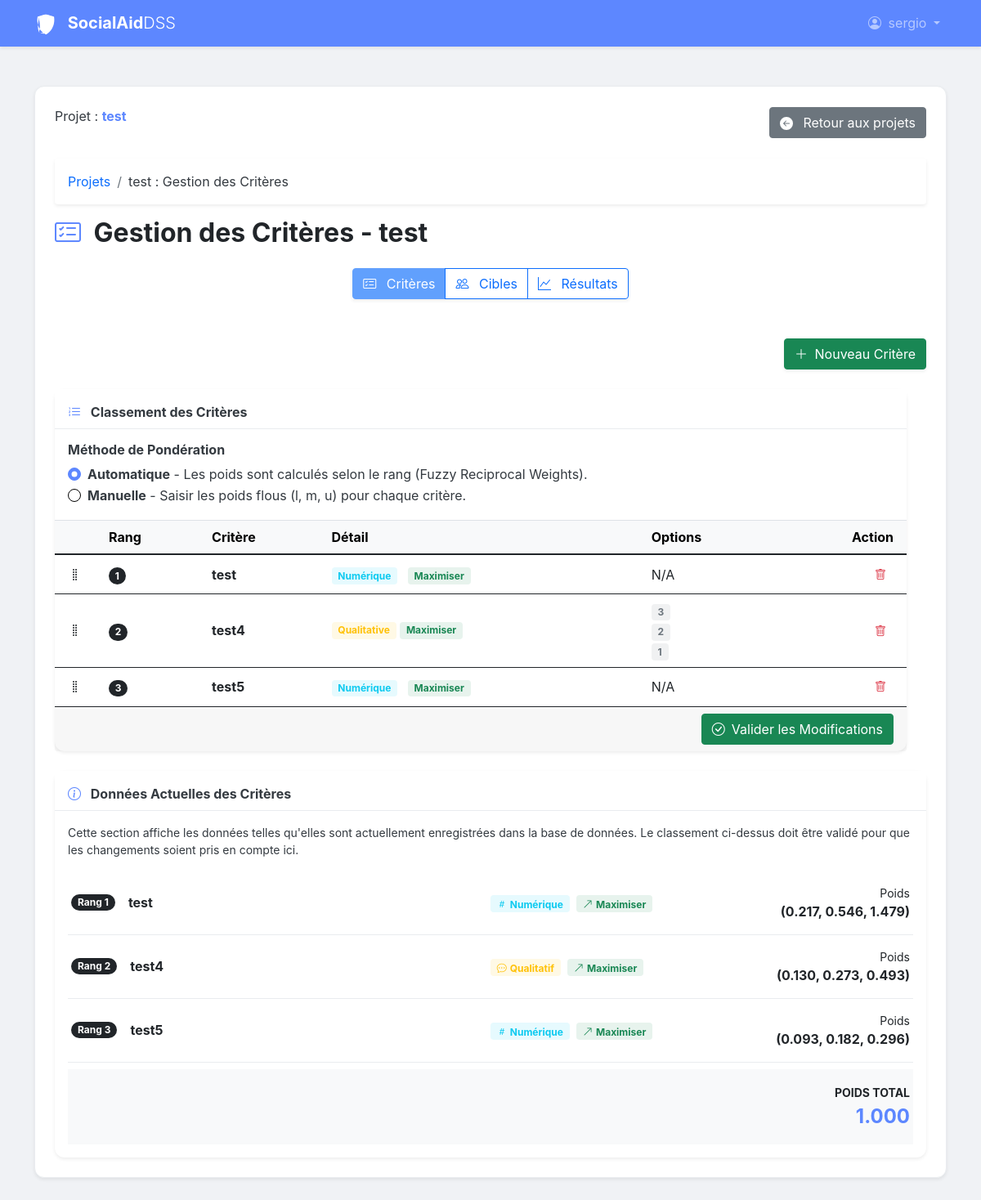
The app's page /vue/gestion_critere.php?project_id=6 (signed in), older data.
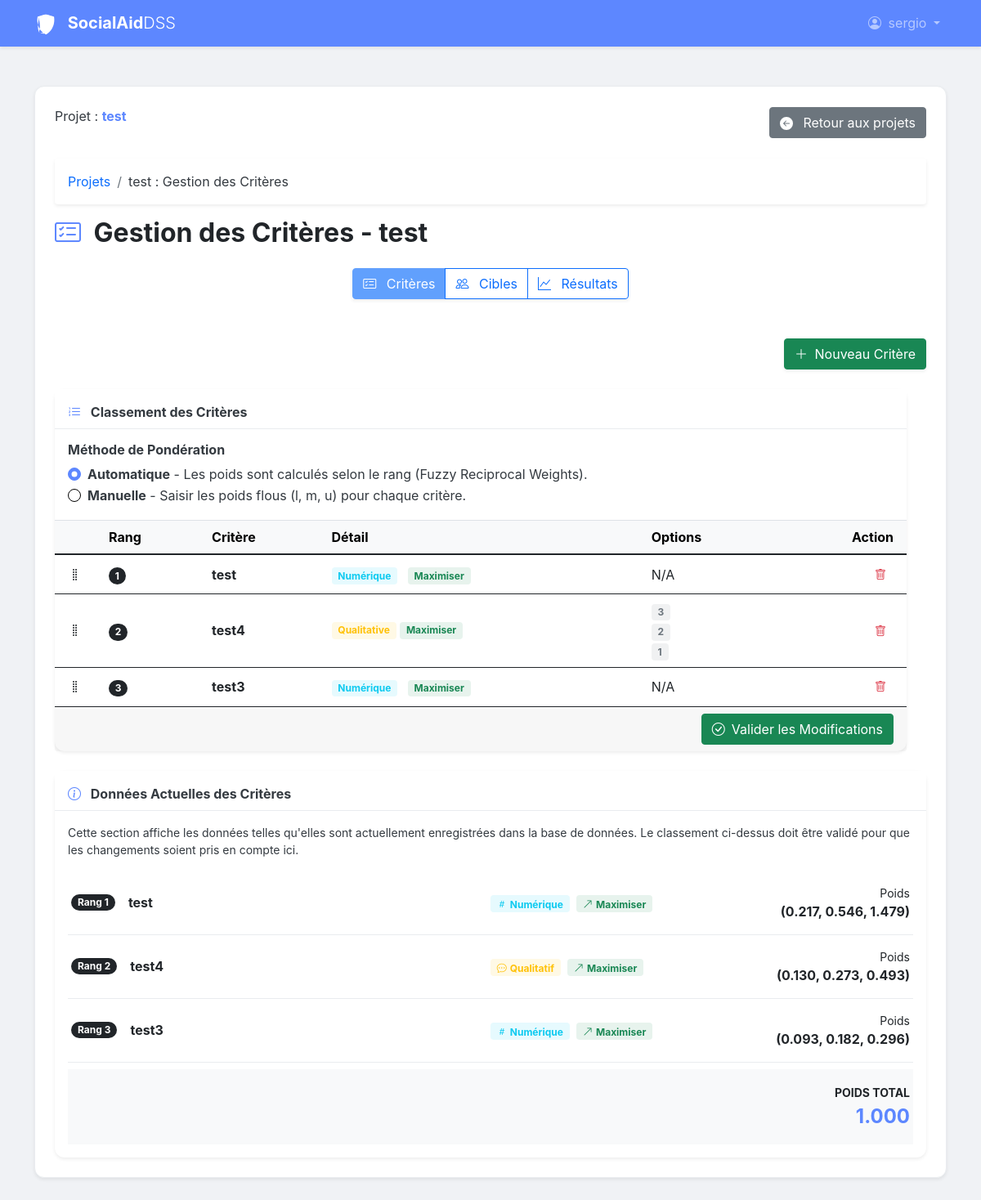
The same page, newer data.
### tables this page shows
CREATE TABLE IF NOT EXISTS `critere` (
  `ID_CRITERE` int NOT NULL AUTO_INCREMENT,
  `ID_PROJET` int NOT NULL,
  `NOM_CRITERE` char(32) DEFAULT NULL,
  `TYPE_CRITERE` char(32) DEFAULT NULL,
  `RANG` int DEFAULT NULL,
  `OBJECTIF` varchar(3) NOT NULL,
  `poids_l` decimal(10,4) NOT NULL DEFAULT '0.0000' COMMENT 'Borne inférieure du poids flou',
  `poids_m` decimal(10,4) NOT NULL DEFAULT '0.0000' COMMENT 'Valeur modale (milieu) du poids flou',
  `poids_u` decimal(10,4) NOT NULL DEFAULT '0.0000' COMMENT 'Borne supérieure du poids flou',
  PRIMARY KEY (`ID_CRITERE`),
  KEY `critere_ibfk_1` (`ID_PROJET`)
);

CREATE TABLE IF NOT EXISTS `valeurqualitative` (
  `ID_VALQUAL` int NOT NULL AUTO_INCREMENT,
  `ID_CRITERE` int NOT NULL,
  `LIBELLE` varchar(128) DEFAULT NULL,
  `RANG` int DEFAULT NULL,
  PRIMARY KEY (`ID_VALQUAL`),
  KEY `I_FK_VALEURQUALITATIVE_CRITERE` (`ID_CRITERE`)
);

### model/projet.model.php (called while the page is built, shortened)
<?php
function getProjectDetails(int $projectId) {
    $pdo = dbConnect();
    $sql = "SELECT ID_PROJET, NOM_PROJET, DESCRIPTION_PROJET, methode_poids FROM projet WHERE ID_PROJET = ?";
    $stmt = $pdo->prepare($sql);
    $stmt->execute([$projectId]);
    return $stmt->fetch();
}

### model/getCritere.php (called while the page is built)
<?php
function getCriteriaForProject(int $projectId): array {
    $pdo = dbConnect();
    $sql = "SELECT c.ID_CRITERE, c.NOM_CRITERE, c.TYPE_CRITERE, c.RANG, c.poids_l, c.poids_m, c.poids_u, c.OBJECTIF FROM critere c
            WHERE c.ID_PROJET = ? ORDER BY c.RANG ASC, c.ID_CRITERE ASC";
    $stmt = $pdo->prepare($sql);
    $stmt->execute([$projectId]);
    $criteria = $stmt->fetchAll();
    foreach ($criteria as $key => $criterion) {
        if ($criterion['TYPE_CRITERE'] === 'qualitative') {
            $criteria[$key]['options'] = getQualitativeValuesForCriterion($criterion['ID_CRITERE']);
        }
    }
    return $criteria;
}
function getQualitativeValuesForCriterion(int $criterionId): array {
    $pdo = dbConnect();
    $stmt = $pdo->prepare("SELECT ID_VALQUAL, LIBELLE, RANG FROM valeurqualitative WHERE ID_CRITERE = ? ORDER BY RANG DESC");
    $stmt->execute([$criterionId]);
    return $stmt->fetchAll();
}

### vue/gestion_critere.php (the view, shortened to what the changed rows need)
<?php
$projectId = filter_input(INPUT_GET, 'project_id', FILTER_VALIDATE_INT);
$project = getProjectDetails($projectId);
$projectCriteria = getCriteriaForProject($projectId);
include 'header.php';
?>
<h2 class="fw-bold text-dark mb-4"><i class="bi bi-card-checklist text-primary me-2"></i> Gestion des Critères - <?= htmlspecialchars($project['NOM_PROJET']) ?></h2>
<div class="row">
    <div class="col-12">
        <div class="card shadow-sm border-0">
            <div class="card-body p-0">
                <form action="../actions/critere/save_criteria.php" method="POST">
                    <table class="table table-hover align-middle mb-0">
                        <thead class="table-light">
                            <tr>
                                <th style="width: 50px;"></th>
                                <th class="ps-3">Rang</th>
                                <th>Critère</th>
                                <th>Détail</th>
                                <th>Options</th>
                                <th class="text-end pe-3">Action</th>
                            </tr>
                        </thead>
                        <tbody id="criteria-list-body">
                            <?php foreach($projectCriteria as $index => $c): ?>
                            <tr data-id="<?= $c['ID_CRITERE'] ?>">
                                <td class="text-center"><i class="bi bi-grip-vertical drag-handle" style="cursor: move;"></i></td>
                                <td class="ps-3">
                                    <span class="badge bg-dark rounded-pill rank-display"><?= $c['RANG'] ?></span>
                                </td>
                                <td>
                                    <span class="fw-bold text-dark"><?= htmlspecialchars($c['NOM_CRITERE']) ?></span>
                                </td>
                                <td>
                                    <?php if($c['TYPE_CRITERE']=='quantitative'): ?>
                                        <span class="badge bg-info bg-opacity-10 text-info me-2">Numérique</span>
                                        <?php if ($c['OBJECTIF'] === 'max'): ?>
                                            <span class="badge bg-success bg-opacity-10 text-success">Maximiser</span>
                                        <?php else: ?>
                                            <span class="badge bg-danger bg-opacity-10 text-danger">Minimiser</span>
                                        <?php endif; ?>
                                    <?php else: ?>
                                        <span class="badge bg-warning bg-opacity-10 text-warning mb-1">Qualitative</span>
                                        <?php if ($c['OBJECTIF'] === 'max'): ?>
                                            <span class="badge bg-success bg-opacity-10 text-success">Maximiser</span>
                                        <?php else: ?>
                                            <span class="badge bg-danger bg-opacity-10 text-danger">Minimiser</span>
                                        <?php endif; ?>
                                    <?php endif; ?>
                                </td>
                                <td>
                                    <?php if($c['TYPE_CRITERE']=='qualitative' && !empty($c['options'])): ?>
                                        <ul class="list-unstyled mb-0">
                                            <?php foreach($c['options'] as $opt): ?>
                                                <li>
                                                    <span class="badge bg-secondary bg-opacity-10 text-secondary">
                                                        <?= htmlspecialchars($opt['LIBELLE']) ?>
                                                    </span>
                                                </li>
                                            <?php endforeach; ?>
                                        </ul>
                                    <?php else: ?>
                                        <span class="text-muted">N/A</span>
                                    <?php endif; ?>
                                </td>
                                <td class="text-end pe-3">
                                    <a href="../actions/critere/delete.php?project_id=<?= $projectId ?>&id=<?= $c['ID_CRITERE'] ?>" onclick="return confirm('Êtes-vous sûr de vouloir supprimer ce critère ?');" class="btn btn-sm text-danger"><i class="bi bi-trash"></i></a>
                                </td>
                            </tr>
                            <?php endforeach; ?>
                        </tbody>
                    </table>
                </form>
            </div>
        </div>
    </div>
</div>
<div class="col-12 mt-4">
    <div class="card shadow-sm border-0">
        <div class="card-body">
            <?php
            if(empty($projectCriteria)): ?>
                <div class="text-center text-muted py-3">Aucune donnée de critère à afficher.</div>
            <?php
            else:
            ?>
                <ul class="list-group list-group-flush">
                    <?php foreach($projectCriteria as $c): ?>
                        <li class="list-group-item px-1 py-3 d-flex justify-content-between align-items-center">
                            <div class="d-flex align-items-center" style="flex-basis: 50%;">
                                <span class="badge bg-dark rounded-pill me-3 px-2 py-1">Rang <?= $c['RANG'] ?></span>
                                <span class="fw-bold text-dark"><?= htmlspecialchars($c['NOM_CRITERE']) ?></span>
                            </div>
                            <div style="flex-basis: 30%;">
                                <?php if($c['TYPE_CRITERE']=='quantitative'): ?>
                                    <span class="badge bg-info bg-opacity-10 text-info me-1"><i class="bi bi-hash me-1"></i>Numérique</span>
                                <?php else: ?>
                                    <span class="badge bg-warning bg-opacity-10 text-warning me-1"><i class="bi bi-chat-dots me-1"></i>Qualitatif</span>
                                <?php endif; ?>
                                <?php if ($c['OBJECTIF'] === 'max'): ?>
                                    <span class="badge bg-success bg-opacity-10 text-success"><i class="bi bi-arrow-up-right me-1"></i>Maximiser</span>
                                <?php else: ?>
                                    <span class="badge bg-danger bg-opacity-10 text-danger"><i class="bi bi-arrow-down-right me-1"></i>Minimiser</span>
                                <?php endif; ?>
                            </div>
                            <div class="text-end" style="flex-basis: 20%;">
                                <small class="text-muted d-block">Poids</small>
                                <div class="fw-bold fs-6 text-dark" title="Lower, Middle, Upper bounds">(<?= number_format($c['poids_l'], 3) ?>, <?= number_format($c['poids_m'], 3) ?>, <?= number_format($c['poids_u'], 3) ?>)</div>
                            </div>
                        </li>
                    <?php endforeach; ?>
                </ul>
            <?php endif; ?>
        </div>
    </div>
</div>
<?php include 'footer.php'; ?>

Row changes from the older to the newer data that the page shows:
removed critere: RANG "3", NOM_CRITERE "test5", TYPE_CRITERE "Numérique", OBJECTIF "max" (drawn), poids_l "0.093", poids_m "0.182", poids_u "0.296"
added critere: RANG "3", NOM_CRITERE "test3", TYPE_CRITERE "Numérique", OBJECTIF "max" (drawn), poids_l "0.093", poids_m "0.182", poids_u "0.296"
